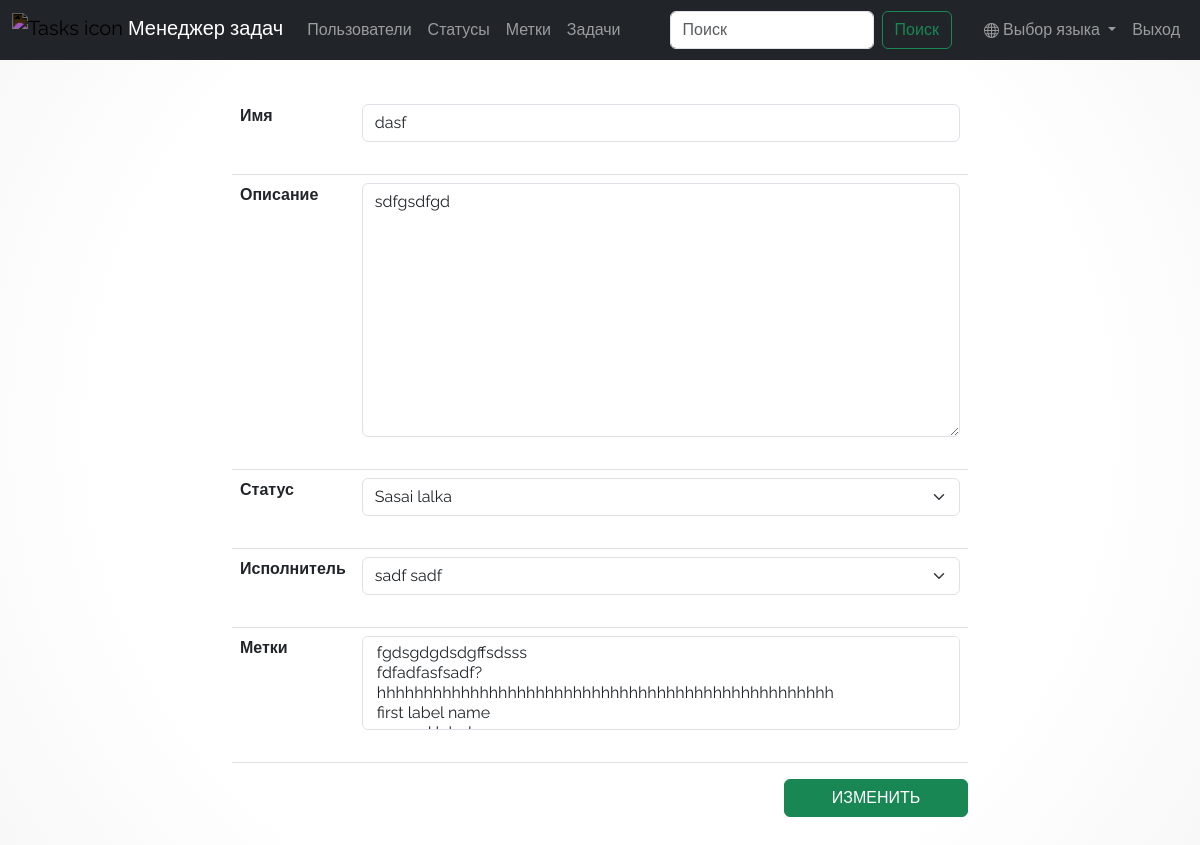
Before: /tasks/1/update/ (signed in) with the older database file.
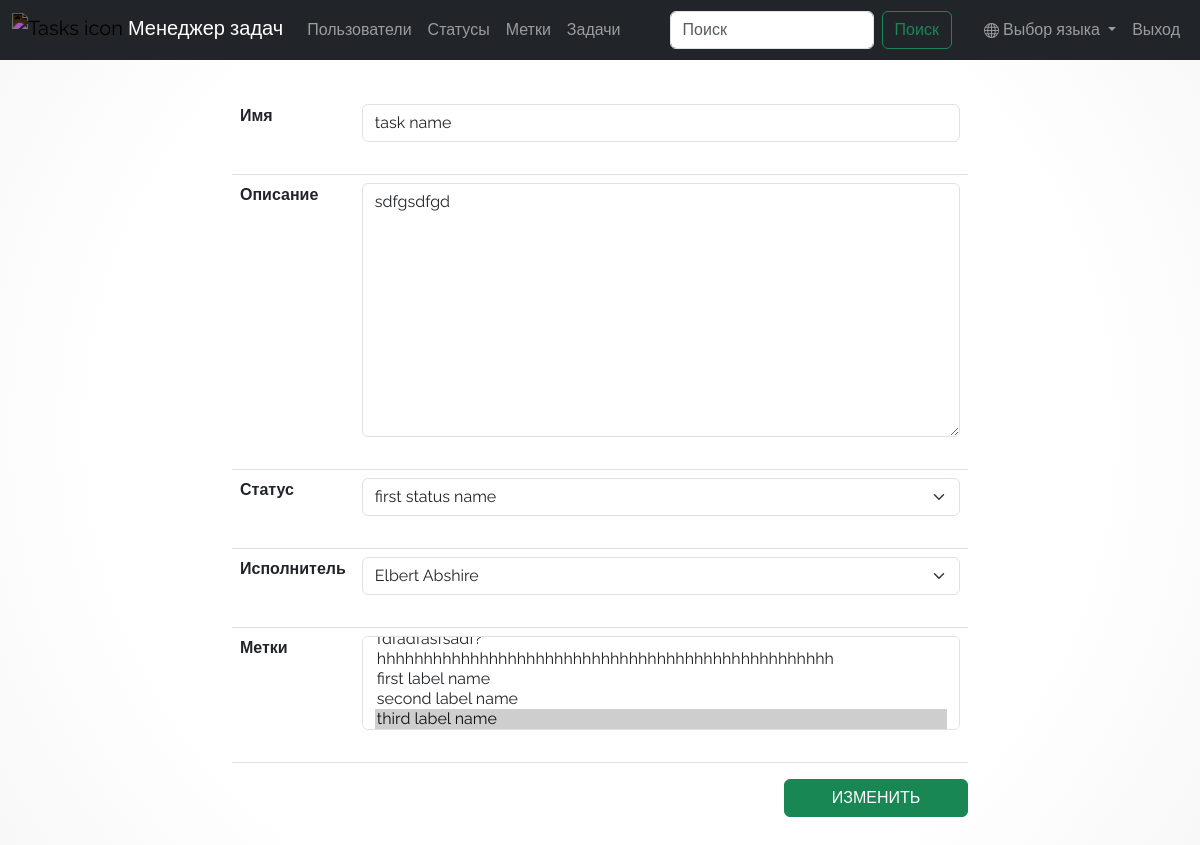
After: the same page with the newer database file.
### task_manager/tasks/models.py (models this page shows, shortened)
class Task(models.Model):
    name = models.CharField(
        max_length=50,
        unique=True,
        verbose_name=_("Task name"),
    )
    description = models.TextField(
        max_length=1000, verbose_name=_("Description"), default=""
    )
    status = models.ForeignKey(
        Status, on_delete=models.PROTECT, null=True, verbose_name=_("Status")
    )
    assigned_by = models.ForeignKey(
        User,
        null=True,
        on_delete=models.PROTECT,
        related_name="creator",
        verbose_name=_("Creator"),
    )
    executor = models.ForeignKey(
        User,
        on_delete=models.PROTECT,
        related_name="assignee",
        verbose_name=_("Assignee"),
        blank=True,
        default="",
        null=True,
    )
    labels = models.ManyToManyField(
        Label,
        through="LabelM2m",
        related_name="labels",
        blank=True,
        verbose_name=_("Label"),
    )
    created_at = models.DateTimeField(
        auto_now_add=True,
        verbose_name=_("Created at "),
    )
    class Meta:
        verbose_name = _("Task")
        verbose_name_plural = _("Tasks")

### task_manager/tasks/views.py (the view)
# urls.py: path('<int:id>/update/', views.TaskUpdateView.as_view(), name='task_update'),  # noqa: E501
class TaskUpdateView(MessagesMixin, LoginRequiredMixin, UpdateView):
    model = Task
    form_class = TaskForm
    template_name = "tasks/update.html"
    success_message = _("Task updated successfully")
    success_url = reverse_lazy("tasks")
    login_url = reverse_lazy("user_login")
    pk_url_kwarg = "id"

### task_manager/labels/models.py (called while the page is built)
    def __str__(self):
        return self.name

### task_manager/statuses/models.py (called while the page is built)
    def __str__(self):
        return self.name

### task_manager/tasks/forms.py (called while the page is built)
    def label_from_instance(self, obj):
        return obj.get_full_name()

### task_manager/templates/tasks/update.html
{% load i18n %}
{% translate "Update" as button %}
{% url 'task_update' id=task.id as new_url %}
{% include "tasks/create.html" with url_=new_url button=button %}

### task_manager/templates/tasks/create.html (shortened to what this page needs)
{% extends "base.html" %}
{% load i18n %}
{% block main %}
  {% url 'task_create' as default_url %}
  <form action="{{ url_|default:default_url }}" method="post" class="needs-validation" novalidate>
    <div class="form-group">
      <div class="row justify-content-center">
        <div class="{{ w1|default:'col-8' }}">
          <table class="table table-hover" required>
            {% for field in form %}
              <tr>
                <th>{{ field.label_tag|slice:":-9" }}</th>
                <td>{{ field }} <br> <div class="text-secondary">{{ field.errors}}</div></td>
              </tr>
            {% endfor %}
          </table>
          <div class="col-12 d-flex flex-row-reverse">
            {% translate "Create" as default_button %}
            <input class="btn btn-success btn-md col-lg-3 col-md-3 col-sm-4 text-uppercase" type="submit" value="{{ button|default:default_button }}">
          </div>
        </div>
      </div>
    </div>
  </form>
  {% endblock %}

Changed rows visible on the page:
changed Task "sdfgsdfgd": name "dasf" → "task name"; status "Sasai lalka" → "first status name"; executor "sadf sadf" → "Elbert Abshire"
Other visible differences:
form field labels: "fgdsgdgdsdgffsdsss / fdfadfasfsadf? / hhhhhhhhhhhhhhhhhhhhhhhhhhhhhhhhhhhhhhhhhhhhhhhhh / first label name" → "hhhhhhhhhhhhhhhhhhhhhhhhhhhhhhhhhhhhhhhhhhhhhhhhh / first label name / second label name / third label name ☑"
